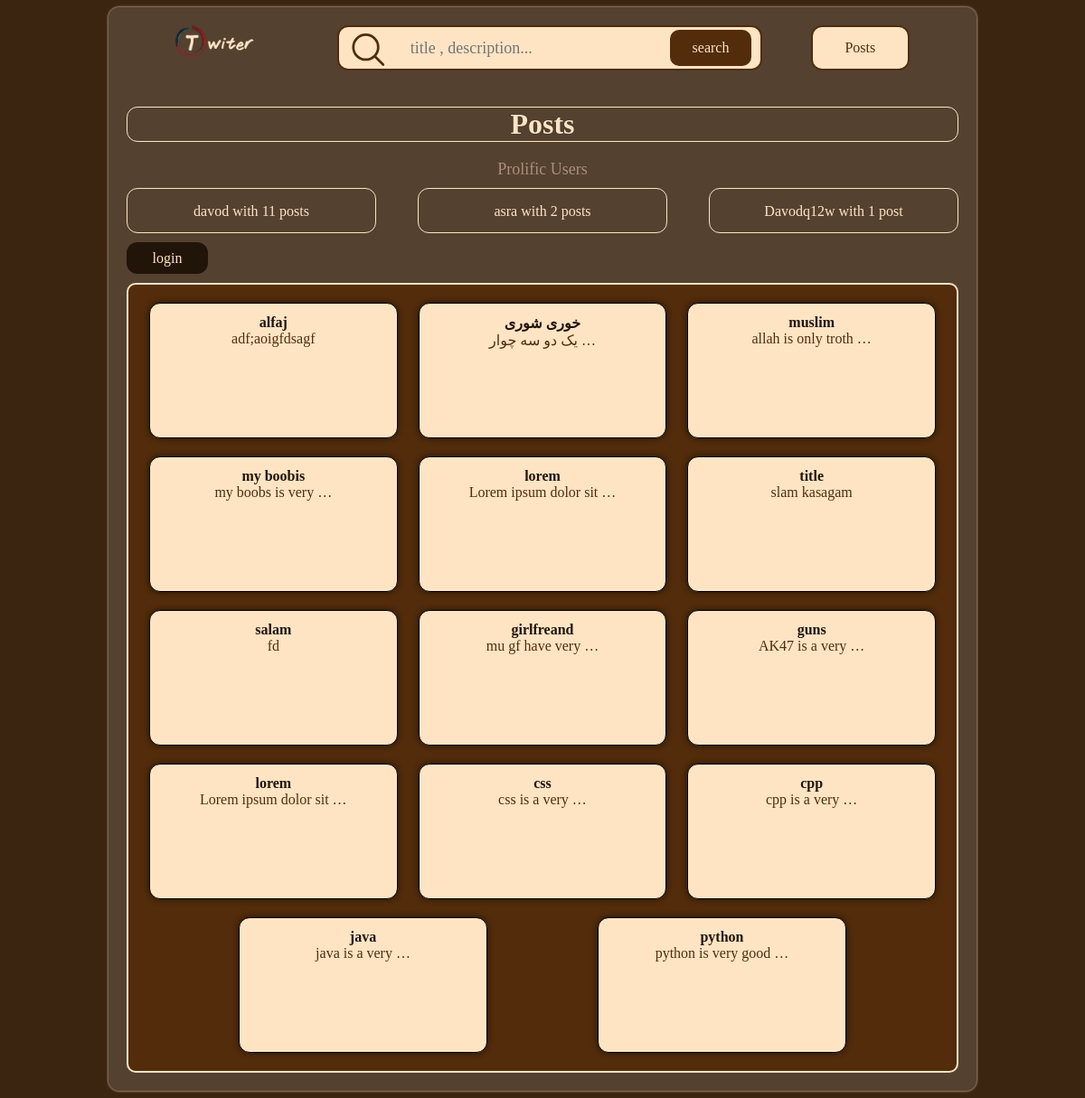
The app's page /blog/posts with its own data.
### blog/models.py (models this page shows, shortened)
class Post(models.Model):
    class PublishedManager(models.Manager):
        def get_queryset(self):
            return super().get_queryset().filter(status=Post.Status.PUBLISHED)
    class Status(models.TextChoices):
        DRAFT = ("draft", "Draft")
        REJECTED = ("rejected", "Rejected")
        PUBLISHED = ("published", "Published")
    auther = models.ForeignKey(User, on_delete=models.CASCADE, related_name="posts")
    title = models.CharField(max_length=250)
    description = models.TextField()
    slug = models.CharField(max_length=250)
    publish = models.DateTimeField(default=timezone.now)
    create = models.DateTimeField(auto_now_add=True)
    update = models.DateTimeField(auto_now=True)
    objects = models.Manager()
    published = PublishedManager()
    status = models.CharField(max_length=250, choices=Status.choices, default=Status.DRAFT)
    class Meta:
        ordering = ['-publish']
        indexes = [
            models.Index(fields=['-publish']),
        ]

### blog/views.py (the view)
# urls.py: path('posts', views.post_list, name="post_list"),
def post_list(request):
    posts = Post.published.all()
    context = {
        'posts': posts,
    }
    return render(request, "blog/post_list.html", context)

### blog/templatetags/blog_tags.py (called while the page is built)
@register.simple_tag
def prolific_users():
    return User.objects.annotate(p_users=Count('posts')).order_by('-p_users')[:3]

### blog/templates/blog/post_list.html (shortened to what this page needs)
{% extends "parent/base_template.html" %}
{% load blog_tags %}
{% block content%}
    <h1 class="posts-title">Posts</h1>
    <p class="prolific_users_p">Prolific Users</p>
    <div class="prolific_users">
    {% prolific_users as p_users %}
    {% for user in p_users %}
        <a class="p_user">{{ user.username }} with {{ user.p_users }} post{{user.p_users|pluralize}}</a>
    {% endfor %}
    </div>
    <div class="buttons">
    {% if username %}
        <a href="{% url 'blog:add_post' id %}" class="add-post">Add Post</a>
        <a href="{% url 'blog:profile' id %}" class="username">{{ username }}</a>
        <a href="{% url 'blog:post_list' %}" class="logout">Logout</a>
    {% else %}
        <a href="{% url 'blog:login' %}" class="login">login</a>
    {% endif %}
    </div>
    <div class="posts">
    {% for post in posts %}
        <div class="post">
            <a href="{% url 'blog:post_detail' post.id%}" class="title_in_list"><b>{{ post.title }}</b></a>
            <p class="text">{{ post.description|truncatewords:4}}</p>
        </div>
    {% empty %}
        <p class="no-post">no post founded!</p>
    {% endfor %}
    </div>
{% endblock %}

### blog/templates/parent/base_template.html (shortened to what this page needs)
{% load static %}
<!DOCTYPE html>
<html lang="en">
<head>
    <link rel="stylesheet" type="text/css" href="{% static 'css/base.css' %}">
</head>
<body>
<div class="container">
    {% include 'partials/header.html' %}
    {% block content %}{% endblock %}
</div>
</body>
</html>

### blog/templates/partials/header.html
{% load static %}
<form method="get" action="{% url 'blog:post_search' %}">
    <div class="header">
        <div class="logo">
            <img src="{% static 'image/logo.png' %}" alt="logo" class="logo-img">
        </div>
        <div class="search-box">
            <svg xmlns="http://www.w3.org/2000/svg" fill="none" viewBox="0 0 24 24" stroke-width="1.5" stroke="currentColor" class="search-icon">
            <path stroke-linecap="round" stroke-linejoin="round" d="m21 21-5.197-5.197m0 0A7.5 7.5 0 1 0 5.196 5.196a7.5 7.5 0 0 0 10.607 10.607Z" />
            </svg>
        <input type="text" name="query" required placeholder="title , description..." class="search">
        <input type="submit" value="search" class="search-button">
        </div>
        <div class="shortcuts">
            <a href="{% url 'blog:home_screen' %}" class="Home"> Posts</a>
        </div>
    </div>
</form>

### blog/static/css/base.css (style rules this page uses)
* { font-family: "Comic Sans MS", serif; transition: all ease 200ms; box-sizing: border-box; }
svg { transition: none; }
body { background-color: #3b2410; }
a { text-decoration: none; display: block; }
p { margin: 0; }
.container { width: 80vw; margin: 0 auto; height: fit-content; box-shadow: 0 0 3px bisque; border-radius: 12px; padding: 20px; background: #75675a70; }
.buttons { display: flex; justify-content: space-between; }
.add-post,.login ,.logout,.username,.adding-post { background-color: #211509; color: bisque; border-radius: 12px; display: block; width: 90px; height: 35px; text-align: center; margin-bottom: 10px; line-height: 35px; }
.posts-title { margin: 20px auto; width: 100%; color: bisque; text-shadow: 0 0 1px #211509; border: 1px solid bisque; border-radius: 12px; text-align: center; }
.posts { border: 2px solid bisque; border-radius: 10px; display: flex; justify-content: space-evenly; flex-wrap: wrap; padding-top: 20px; background-color: #522c0b; }
.post { width: 30%; height: 150px; background-color: bisque; box-shadow: 0 0 6px #211509; border: 1px solid black; border-radius: 12px; padding: 12px; margin-bottom: 20px; }
.title_in_list { color: #211509; text-align: center; display: block; }
.text { text-align: center; color: #522c0b; }
.prolific_users { color: bisque; display: flex; justify-content: space-between; }
.prolific_users_p { color: #ab8f79; font-size: 18px; text-align: center; }
.p_user { border: bisque 1px solid; border-radius: 12px; text-align: center; width: 30%; height: 50px; line-height: 50px; margin: 10px 0; }
.search-box { margin: 0 auto 20px; height: 50px; border-radius: 12px; line-height: 50px; width: 60%; border: 2px solid #522c0b; background-color: bisque; color: #211509; padding: 3px 10px; display: flex; justify-content: space-between; }
.search-icon { height: 44px; width: 10%; color: #522c0b; }
.search { border: none; background-color: rgba(255, 255, 255, 0); height: 40px; font-size: 18px; width: 60%; color: #522c0b; margin-bottom: 4px; border-radius: 12px; }
.search-button { width: 20%; height: 40px; border-radius: 10px; background-color: #522c0b; color: bisque; border: #211509; font-size: 16px; }
.header { display: flex; justify-content: space-between; }
.Home { width: 50%; border:2px solid #522c0b; border-radius: 12px; height: 50px; color: #522c0b; text-align: center; line-height: 45px; margin: 0 auto; background-color: bisque; }
.shortcuts { width: 28%; display: flex; gap: 10px; }
.logo { width: 30%; }
.logo-img { width: 40%; margin-left:50px ; }

### records on screen
Post: title "alfaj", description "adf;aoigfdsagf"
Post: title "خوری شوری", description "یک دو سه چوار …"
Post: title "muslim", description "allah is only troth …"
Post: title "my boobis", description "my boobs is very …"
Post: title "lorem", description "Lorem ipsum dolor sit …"
Post: title "title", description "slam kasagam"
Post: title "salam", description "fd"
Post: title "girlfreand", description "mu gf have very …"
Post: title "guns", description "AK47 is a very …"
Post: title "lorem", description "Lorem ipsum dolor sit …"
Post: title "css", description "css is a very …"
Post: title "cpp", description "cpp is a very …"
Post: title "java", description "java is a very …"
Post: title "python", description "python is very good …"

### other values on screen
{{ user.username }} "davod"
{{ user.p_users }} "11"
{{ user.username }} "asra"
{{ user.p_users }} "2"
{{ user.username }} "Davodq12w"
{{ user.p_users }} "1"
